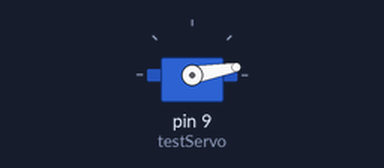
Bench run of a sketch on a simulated Arduino Uno, built with avr-gcc and run on an emulated ATmega328P. Shown: servo.

Above: at 7.05 s.
At 7.35 s:
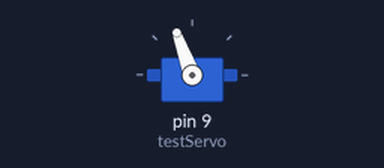
At 7.55 s:
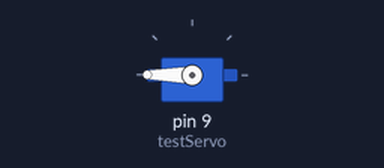
At 8.05 s:
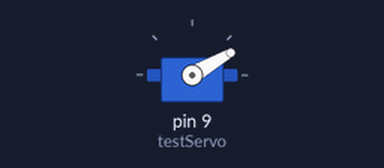
Timing chart, 0 to 10.0 s (numbered marks = the images above):
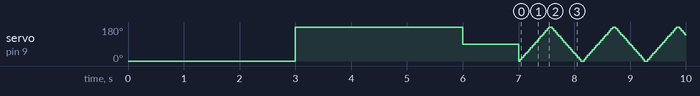

The sketch:

180728_applicable_to_MG996R_and_MG90S.ino
```cpp
//https://www.arduino.cc/en/Reference/ServoAttached
#include <Servo.h>
Servo testServo;
void setup() {
  testServo.attach(9,975,2150);
  //指定為Pin9,脈波寬度範圍為975us~2150us
  //伺服馬達文件寫(0.5ms~2.5ms = 500us~2500us)
  //但是我們測出來的脈波範圍為975us~2150us
  while(testServo.attached()==false){
    delay(500);//等待馬達連接
  }
  testServo.write(0);delay(3000);
  testServo.write(180);delay(3000);
  testServo.write(90);delay(1000);
}
int pos = 90;//馬達起始位置
void loop() {
  for (pos = 0; pos <= 180; pos += 10) // 從 0 度旋轉到 180 度，每次 1 度
  {// 正轉 180度
    testServo.write(pos);               // 告訴 servo 走到 'pos' 的位置
    delay(30);                        // 等待 15ms 讓 servo 走到指定位置
  }
  for (pos = 180; pos >= 0; pos -= 10) // 從 180 度旋轉到 0 度，每次 1 度
  {// 反轉 180度
    testServo.write(pos);               // 告訴 servo 走到 'pos' 的位置
    delay(30);                        // 等待 15ms 讓 servo 走到指定位置
  }
}
```
